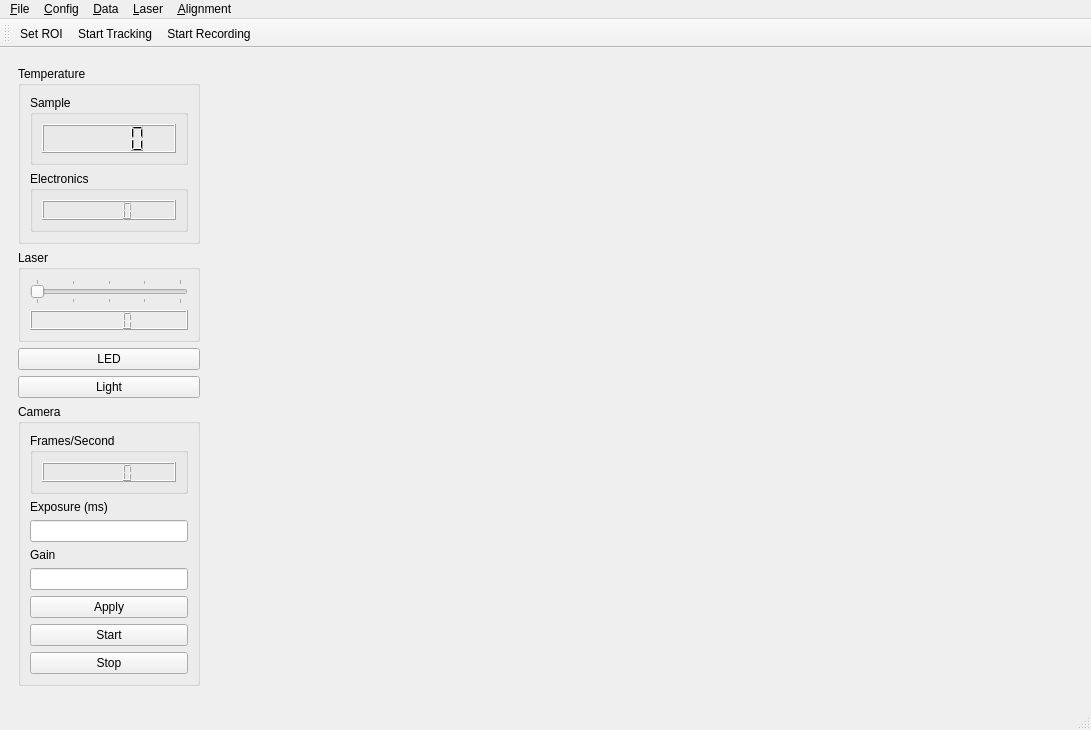
<?xml version="1.0" encoding="UTF-8"?>
<ui version="4.0">
 <class>MainWindow</class>
 <widget class="QMainWindow" name="MainWindow">
  <property name="geometry">
   <rect>
    <x>0</x>
    <y>0</y>
    <width>1091</width>
    <height>730</height>
   </rect>
  </property>
  <property name="windowTitle">
   <string>Dispertech: Measuring</string>
  </property>
  <property name="styleSheet">
   <string notr="true">font: 25 10pt &quot;Ubuntu&quot;;</string>
  </property>
  <widget class="QWidget" name="centralwidget">
   <layout class="QHBoxLayout" name="horizontalLayout">
    <item>
     <widget class="QWidget" name="widget" native="true">
      <property name="maximumSize">
       <size>
        <width>200</width>
        <height>16777215</height>
       </size>
      </property>
      <layout class="QVBoxLayout" name="verticalLayout">
       <item>
        <widget class="QGroupBox" name="groupBox">
         <property name="title">
          <string>Temperature</string>
         </property>
         <layout class="QVBoxLayout" name="verticalLayout_3">
          <item>
           <widget class="QGroupBox" name="groupBox_3">
            <property name="title">
             <string>Sample</string>
            </property>
            <layout class="QHBoxLayout" name="horizontalLayout_2">
             <item>
              <widget class="QLCDNumber" name="sample_temperature">
               <property name="minimumSize">
                <size>
                 <width>0</width>
                 <height>29</height>
                </size>
               </property>
               <property name="font">
                <font>
                 <family>Ubuntu</family>
                 <pointsize>10</pointsize>
                 <weight>3</weight>
                 <italic>false</italic>
                 <bold>false</bold>
                </font>
               </property>
               <property name="styleSheet">
                <string notr="true"/>
               </property>
              </widget>
             </item>
            </layout>
           </widget>
          </item>
          <item>
           <widget class="QGroupBox" name="groupBox_4">
            <property name="title">
             <string>Electronics</string>
            </property>
            <layout class="QHBoxLayout" name="horizontalLayout_3">
             <item>
              <widget class="QLCDNumber" name="electronics_temperature">
               <property name="minimumSize">
                <size>
                 <width>0</width>
                 <height>20</height>
                </size>
               </property>
              </widget>
             </item>
            </layout>
           </widget>
          </item>
         </layout>
        </widget>
       </item>
       <item>
        <widget class="QGroupBox" name="groupBox_2">
         <property name="title">
          <string>Laser</string>
         </property>
         <layout class="QVBoxLayout" name="verticalLayout_2">
          <item>
           <widget class="QSlider" name="power_slider">
            <property name="maximum">
             <number>100</number>
            </property>
            <property name="orientation">
             <enum>Qt::Horizontal</enum>
            </property>
            <property name="tickPosition">
             <enum>QSlider::TicksBothSides</enum>
            </property>
            <property name="tickInterval">
             <number>25</number>
            </property>
           </widget>
          </item>
          <item>
           <widget class="QLCDNumber" name="lcd_laser_power">
            <property name="minimumSize">
             <size>
              <width>0</width>
              <height>20</height>
             </size>
            </property>
           </widget>
          </item>
         </layout>
        </widget>
       </item>
       <item>
        <widget class="QPushButton" name="button_led">
         <property name="text">
          <string>LED</string>
         </property>
        </widget>
       </item>
       <item>
        <widget class="QPushButton" name="button_light">
         <property name="text">
          <string>Light</string>
         </property>
        </widget>
       </item>
       <item>
        <widget class="QGroupBox" name="groupBox_5">
         <property name="title">
          <string>Camera</string>
         </property>
         <layout class="QVBoxLayout" name="verticalLayout_4">
          <item>
           <widget class="QGroupBox" name="groupBox_6">
            <property name="title">
             <string>Frames/Second</string>
            </property>
            <layout class="QHBoxLayout" name="horizontalLayout_4">
             <item>
              <widget class="QLCDNumber" name="lcd_fps">
               <property name="minimumSize">
                <size>
                 <width>0</width>
                 <height>20</height>
                </size>
               </property>
              </widget>
             </item>
            </layout>
           </widget>
          </item>
          <item>
           <widget class="QLabel" name="label">
            <property name="text">
             <string>Exposure (ms)</string>
            </property>
            <property name="buddy">
             <cstring>line_exposure</cstring>
            </property>
           </widget>
          </item>
          <item>
           <widget class="QLineEdit" name="line_exposure"/>
          </item>
          <item>
           <widget class="QLabel" name="label_2">
            <property name="text">
             <string>Gain</string>
            </property>
            <property name="buddy">
             <cstring>line_gain</cstring>
            </property>
           </widget>
          </item>
          <item>
           <widget class="QLineEdit" name="line_gain"/>
          </item>
          <item>
           <widget class="QPushButton" name="button_camera_apply">
            <property name="text">
             <string>Apply</string>
            </property>
           </widget>
          </item>
          <item>
           <widget class="QPushButton" name="button_start_free_run">
            <property name="text">
             <string>Start</string>
            </property>
           </widget>
          </item>
          <item>
           <widget class="QPushButton" name="button_stop_free_run">
            <property name="text">
             <string>Stop</string>
            </property>
           </widget>
          </item>
         </layout>
        </widget>
       </item>
       <item>
        <spacer name="verticalSpacer">
         <property name="orientation">
          <enum>Qt::Vertical</enum>
         </property>
         <property name="sizeHint" stdset="0">
          <size>
           <width>20</width>
           <height>40</height>
          </size>
         </property>
        </spacer>
       </item>
      </layout>
     </widget>
    </item>
    <item>
     <widget class="QWidget" name="data_widget" native="true"/>
    </item>
   </layout>
  </widget>
  <widget class="QMenuBar" name="menubar">
   <property name="geometry">
    <rect>
     <x>0</x>
     <y>0</y>
     <width>1091</width>
     <height>22</height>
    </rect>
   </property>
   <widget class="QMenu" name="menu_File">
    <property name="title">
     <string>&amp;File</string>
    </property>
    <addaction name="action_Quit"/>
   </widget>
   <widget class="QMenu" name="menu_Config">
    <property name="title">
     <string>&amp;Config</string>
    </property>
    <addaction name="action_tracking_config"/>
   </widget>
   <widget class="QMenu" name="menu_Data">
    <property name="title">
     <string>&amp;Data</string>
    </property>
    <addaction name="action_Save_Data"/>
   </widget>
   <widget class="QMenu" name="menu_Laser">
    <property name="title">
     <string>&amp;Laser</string>
    </property>
    <addaction name="action_Power"/>
   </widget>
   <widget class="QMenu" name="menuAlignment">
    <property name="title">
     <string>&amp;Alignment</string>
    </property>
    <addaction name="actionAlign_Tool"/>
   </widget>
   <addaction name="menu_File"/>
   <addaction name="menu_Config"/>
   <addaction name="menu_Data"/>
   <addaction name="menu_Laser"/>
   <addaction name="menuAlignment"/>
  </widget>
  <widget class="QStatusBar" name="statusbar"/>
  <widget class="QToolBar" name="toolBar">
   <property name="windowTitle">
    <string>toolBar</string>
   </property>
   <attribute name="toolBarArea">
    <enum>TopToolBarArea</enum>
   </attribute>
   <attribute name="toolBarBreak">
    <bool>false</bool>
   </attribute>
   <addaction name="action_set_roi"/>
   <addaction name="action_start_tracking"/>
   <addaction name="action_start_recording"/>
  </widget>
  <action name="action_Quit">
   <property name="text">
    <string>&amp;Quit</string>
   </property>
  </action>
  <action name="action_Load_Config">
   <property name="text">
    <string>&amp;Load Config</string>
   </property>
  </action>
  <action name="action_Save_Config">
   <property name="text">
    <string>&amp;Save Config</string>
   </property>
  </action>
  <action name="action_Save_Data">
   <property name="text">
    <string>&amp;Save Data</string>
   </property>
  </action>
  <action name="action_Power">
   <property name="text">
    <string>&amp;Power</string>
   </property>
  </action>
  <action name="actionAlign_Tool">
   <property name="text">
    <string>Align &amp;Tool</string>
   </property>
  </action>
  <action name="action_set_roi">
   <property name="icon">
    <iconset resource="resources.qrc">
     <normaloff>:/icons/Icons/applications-accessories.png</normaloff>:/icons/Icons/applications-accessories.png</iconset>
   </property>
   <property name="text">
    <string>Set ROI</string>
   </property>
   <property name="toolTip">
    <string>Set ROI</string>
   </property>
  </action>
  <action name="action_start_tracking">
   <property name="icon">
    <iconset resource="resources.qrc">
     <normaloff>:/icons/Icons/duotone_chart.svg</normaloff>:/icons/Icons/duotone_chart.svg</iconset>
   </property>
   <property name="text">
    <string>Start Tracking</string>
   </property>
   <property name="toolTip">
    <string>Start Tracking</string>
   </property>
  </action>
  <action name="action_tracking_config">
   <property name="text">
    <string>Tracking Config</string>
   </property>
   <property name="toolTip">
    <string>Configure Tracking Parameters</string>
   </property>
  </action>
  <action name="action_start_recording">
   <property name="icon">
    <iconset resource="resources.qrc">
     <normaloff>:/icons/Icons/pictogram_record.svg</normaloff>:/icons/Icons/pictogram_record.svg</iconset>
   </property>
   <property name="text">
    <string>Start Recording</string>
   </property>
   <property name="toolTip">
    <string>Start Recording</string>
   </property>
  </action>
 </widget>
 <resources>
  <include location="resources.qrc"/>
 </resources>
 <connections/>
</ui>
